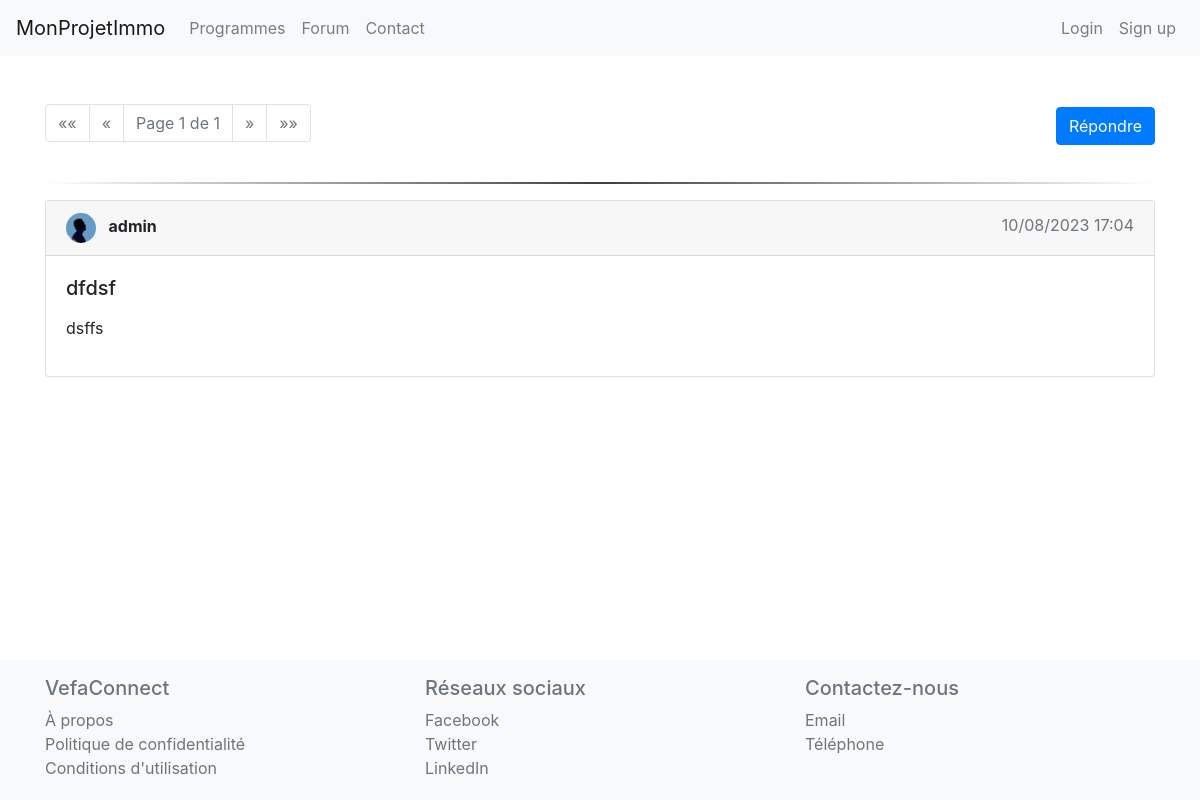
/post/13/, run on an earlier commit of the app's database.
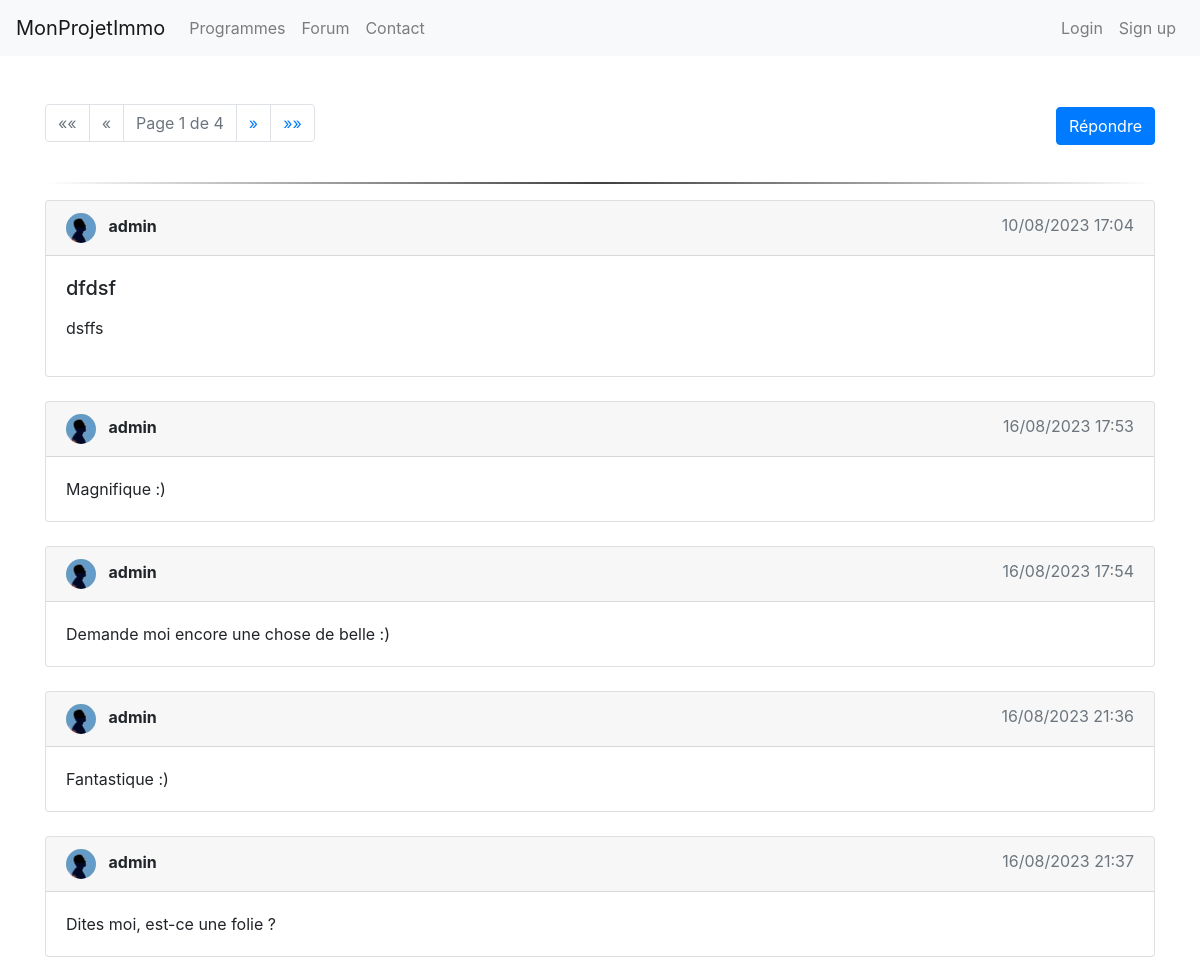
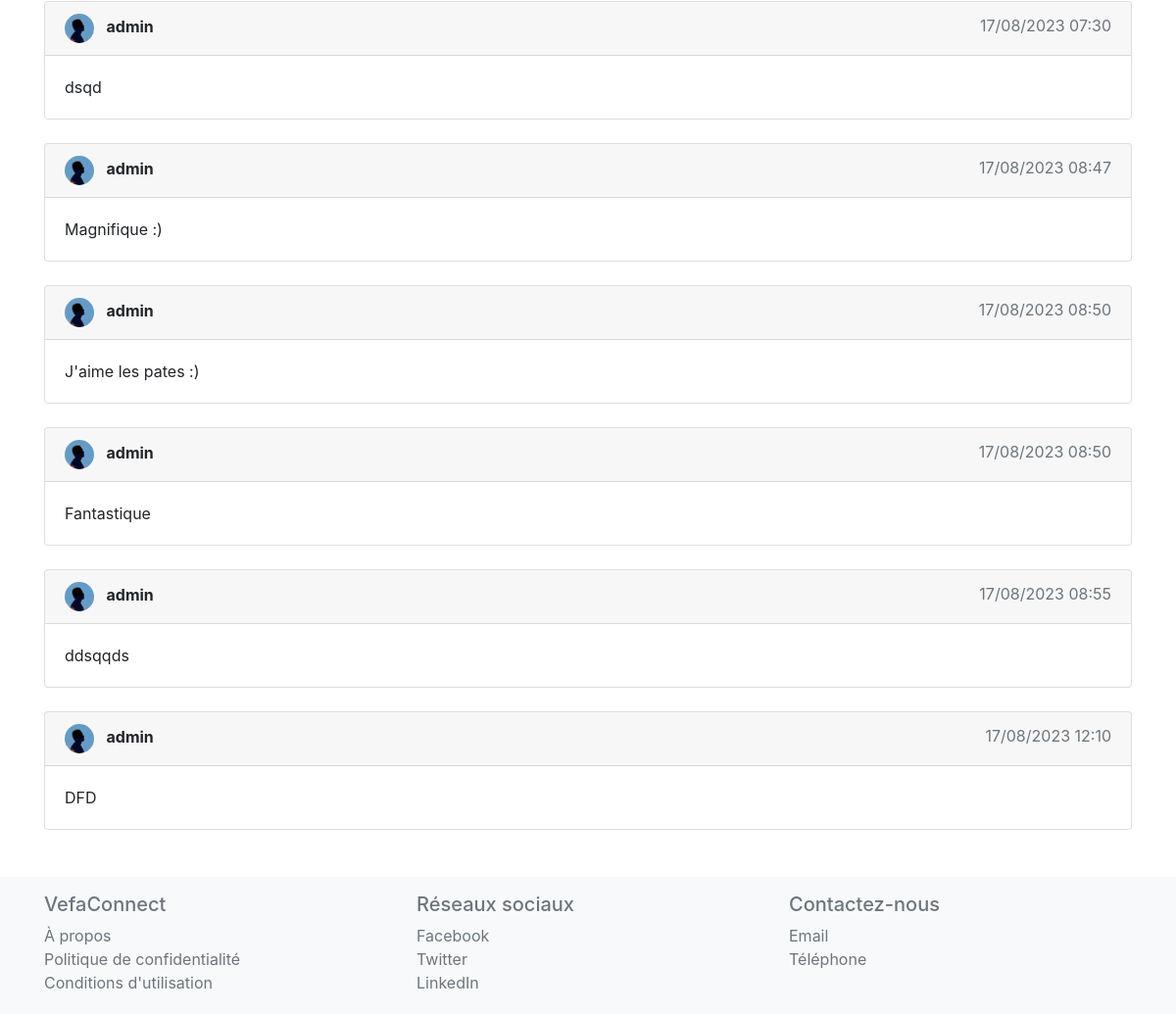
And on a later commit of the database (2 pictures, top to bottom).
### forum/models.py (models this page shows, shortened)
class Reply(models.Model):
    user = models.ForeignKey(UserProfile, on_delete=models.CASCADE)
    post = models.ForeignKey(ForumPost, on_delete=models.CASCADE, related_name='replies')
    content = models.TextField()
    date_posted = models.DateTimeField(auto_now_add=True)

class UserProfile(models.Model):
    GENDER_CHOICES = (
        ('M', 'Male'),
        ('F', 'Female'),
        ('O', 'Other'),
)
    user = models.OneToOneField(User, on_delete=models.CASCADE)
    bio = models.TextField(blank=True)
    followed_programs = models.ManyToManyField('website.RealEstateProgram', through='website.FollowedProgram', related_name='followers')
    joined_date = models.DateTimeField(auto_now_add=True)
    photo = models.ImageField(upload_to='user_photos/', blank=True, null=True)
    first_name = models.CharField(max_length=30, blank=True, null=True)
    last_name = models.CharField(max_length=30, blank=True, null=True)
    gender = models.CharField(max_length=1, null=False, blank=False, choices=GENDER_CHOICES)

### forum/views.py (the view)
# urls.py: path('post/<int:pk>/', views.PostDetailView.as_view(), name='post_detail'),
class PostDetailView(DetailView):
    model = ForumPost
    template_name = 'post_detail.html'
    context_object_name = 'post'
    def get_context_data(self, **kwargs):
        context = super().get_context_data(**kwargs)
        replies = Reply.objects.filter(post=self.object).order_by('date_posted')
        paginator = Paginator(replies, 10)
        page = self.request.GET.get('page')
        context['replies'] = paginator.get_page(page)
        context['reply_form'] = ReplyModelForm()
        return context

### forum/templates/post_detail.html (shortened to what the changed rows need)
{% extends 'base.html' %}
{% load static %}
{% block content %}
<head>
    <link rel="stylesheet" href="https://cdnjs.cloudflare.com/ajax/libs/font-awesome/5.15.1/css/all.min.css">
    <link rel="stylesheet" href="{% static 'forum/css/style.css' %}">
</head>
<div class="container my-5">
    <div class="mb-4 d-flex align-items-center">
        <ul class="pagination mr-auto">
            <li class="page-item disabled">
                <a class="page-link" href="#">Page {{ replies.number }} de {{ replies.paginator.num_pages }}</a>
            </li>
            {% if replies.has_next %}
                <li class="page-item">
                    <a class="page-link" href="?page={{ replies.next_page_number }}" aria-label="Next">
                        <span aria-hidden="true">&raquo;</span>
                    </a>
                </li>
                <li class="page-item">
                    <a class="page-link" href="?page={{ replies.paginator.num_pages }}" aria-label="Last">
                        <span aria-hidden="true">&raquo;&raquo;</span>
                    </a>
                </li>
            {% else %}
                <li class="page-item disabled">
                    <a class="page-link" href="#" aria-label="Next">
                        <span aria-hidden="true">&raquo;</span>
                    </a>
                </li>
                <li class="page-item disabled">
                    <a class="page-link" href="#" aria-label="Last">
                        <span aria-hidden="true">&raquo;&raquo;</span>
                    </a>
                </li>
            {% endif %}
        </ul>
    </div>
    <div id="repliesContainer">
        {% for reply in replies %}
            <div class="card mb-4">
                <div class="card-header d-flex justify-content-between">
                    <div>
                        <img src="{{ reply.user.photo.url }}" class="rounded-circle mr-2" width="30" height="30">
                        <span class="font-weight-bold">{{ reply.user.user.username }}</span>
                    </div>
                    <div>
                        <span class="text-muted">{{ reply.date_posted|date:"d/m/Y H:i" }}</span>
                    </div>
                </div>
                <div class="card-body">
                    <p class="card-text">{{ reply.content|safe }}</p>
                </div>
            </div>
        {% endfor %}
    </div>
</div>
{% endblock %}

What changed in the data, as far as the page shows it:
added Reply: user.photo (placeholder picture), user.user.username "admin", date_posted "16/08/2023 17:53", content "Magnifique :)"
added Reply: user.photo (placeholder picture), user.user.username "admin", date_posted "16/08/2023 17:54", content "Demande moi encore une chose de belle :)"
added Reply: user.photo (placeholder picture), user.user.username "admin", date_posted "16/08/2023 21:36", content "Fantastique :)"
added Reply: user.photo (placeholder picture), user.user.username "admin", date_posted "16/08/2023 21:37", content "Dites moi, est-ce une folie ?"
added Reply: user.photo (placeholder picture), user.user.username "admin", date_posted "17/08/2023 07:30", content "dsqd"
added Reply: user.photo (placeholder picture), user.user.username "admin", date_posted "17/08/2023 08:47", content "Magnifique :)"
added Reply: user.photo (placeholder picture), user.user.username "admin", date_posted "17/08/2023 08:50", content "J'aime les pates :)"
added Reply: user.photo (placeholder picture), user.user.username "admin", date_posted "17/08/2023 08:50", content "Fantastique"
added Reply: user.photo (placeholder picture), user.user.username "admin", date_posted "17/08/2023 08:55", content "ddsqqds"
added Reply: user.photo (placeholder picture), user.user.username "admin", date_posted "17/08/2023 12:10", content "DFD"
Also different on the page:
{{ replies.paginator.num_pages }}: "1" → "4"
